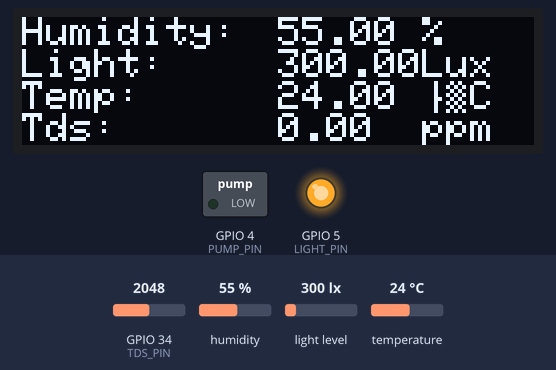
This program was run on a simulated ESP32. On the bench: 128×32 one-colour display, switched loads named in the program (green lamp = pin HIGH), output pins drawn as LEDs (lit = HIGH). Inputs (shaded band) come from the test bench; at power-on: GPIO 34 (TDS_PIN) = 2048, temperature 24 °C, light level 300 lx, humidity 55 %. WiFi joins after 1.5 s; servers stay silent unless stated; the display library's start-up logo is not drawn; the local clock reads 2024-03-15 10:24:30 at power-on unless the program sets it; web services answer with replies made up by the test bench; what the program prints to the serial monitor is not drawn.

Above: at 5.1 s.
5.2 s: GPIO 34 (TDS_PIN) set to 414
At 8.6 s:
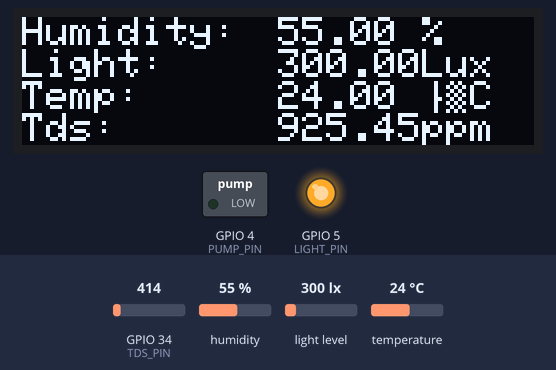
9.5 s: GPIO 34 (TDS_PIN) set to 354
At 11.4 s:
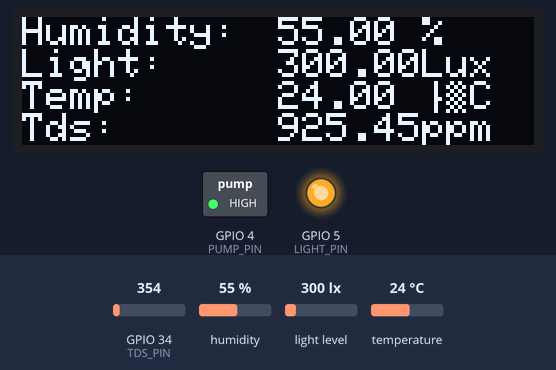
13.5 s: temperature set to 19 °C
At 16.8 s:
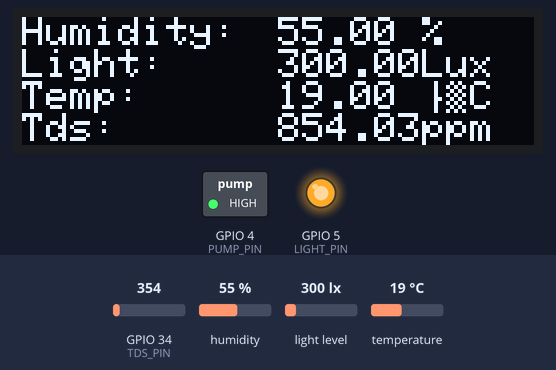
17.5 s: temperature set to 16 °C
At 19.2 s:
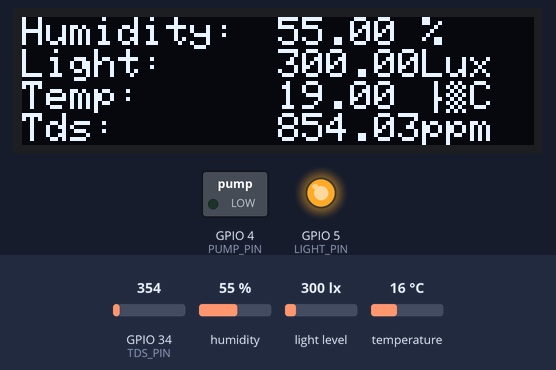
21.5 s: light level set to 40 lx
At 22.6 s:
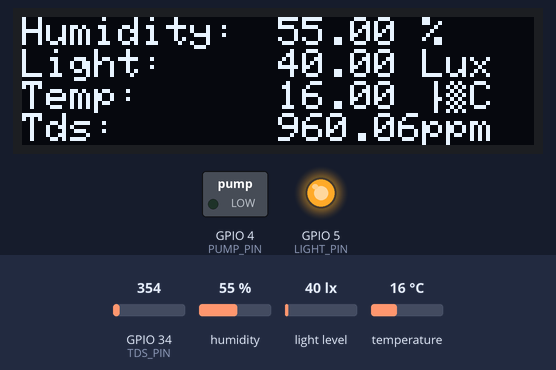
23.5 s: humidity set to 22 %
At 26.8 s:
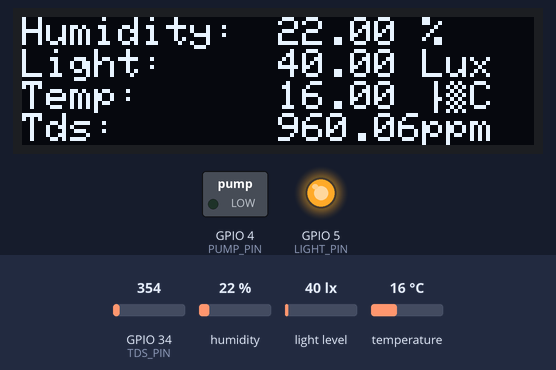
Timing chart, 0 to 28.3 s (numbered marks = the images above; inputs shaded):
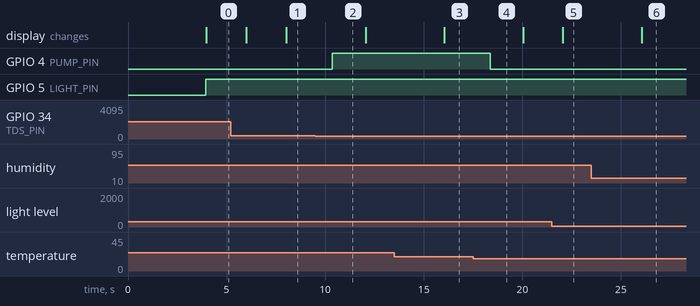

The program:

main.cpp
```cpp
/*********************************
 *
 *  INCLUDE LIBRARY
 *
 *********************************/
#include <Arduino.h>
#include <Wire.h>       // ไลบรารี่สำหรับการสื่อสารแบบ I2C
#include <BH1750FVI.h>  // ไลบรารี่เซนเซอร์วัดแสง BH1750FVI
#include <DHT.h>        // ไลบรารี่เซนเซอร์วัดอุณหภูมิและความชื้น DHT11
#include <WiFi.h>       // ไลบรารี่สำหรับการเชื่อมต่อ WiFi
#include <HTTPClient.h> // ไลบรารี่สำหรับส่งข้อมูล HTTP
#include <WiFiClientSecure.h>
#include <SPI.h>
#include <Adafruit_GFX.h>
#include <Adafruit_SSD1306.h>
#include <ArduinoJson.h>

/*********************************
 *
 *  FUNCTION DECLARATIONS
 *
 *********************************/

//  Read and Print Sensors
void readSensors();

//  Send current sensor values (temp, humi, light, tds) to server
void sendToCloud();

//  Update OLED Display
void updateOLED();

//  Tries to connect to wifi
void connectWiFi();

//  Read Value from tds sensor and convert to ppm
void readTDS();

//  Get Median of all numbers in list (used in readTDS)
int getMedianNum(int bArray[], int iFilterLen);

//  Get current hour:minute from internet
void getCurrentTime();

/*********************************
 *
 *  GLOBAL CONSTANTS
 *
 *********************************/
// กำหนดค่าคงที่และพินที่ใช้
#define DHTPIN 13        // กำหนดขา GPIO2 สำหรับเซนเซอร์ DHT11
#define DHTTYPE DHT11    // ระบุประเภทเซนเซอร์เป็น DHT11
#define TDS_PIN 34       // กำหนดขา Analog GPIO34 สำหรับเซนเซอร์ TDS
#define LIGHT_PIN 5      // กำหนดขา GPIO5 สำหรับควบคุมไฟ LED
#define PUMP_PIN 4       // กำหนดขา GPIO4 สำหรับควบคุมปั๊มน้ำ
#define SCREEN_WIDTH 128 // OLED display width, in pixels
#define SCREEN_HEIGHT 32 // OLED display height, in pixels
// Declaration for an SSD1306 display connected to I2C (SDA, SCL pins)
#define OLED_RESET -1 // Reset pin # (or -1 if sharing Arduino reset pin)
#define SCREEN_ADDRESS 0x3C
#define VREF 5.0  // analog reference voltage(Volt) of the ADC
#define SCOUNT 30 // sum of sample point
#define LIGHT_MIN_THRESHOLD 15000
#define LIGHT_MAX_THRESHOLD 25000
#define PUMP_MIN_THRESHOLD 800
#define PUMP_MAX_THRESHOLD 900

// ตัวแปรเก็บค่าจากเซนเซอร์
float lux, temp, humi, hic;                            // ตัวแปรเก็บค่าความเข้มแสง, อุณหภูมิ, ความชื้น, ค่า TDS
unsigned long lastUpdate = 0;                          // ตัวแปรเก็บเวลาล่าสุดที่อัพเดทข้อมูล
unsigned long screenLastUpdate = 0;                    // ตัวแปรเก็บเวลาล่าสุดที่อัพเดทข้อมูล
const long screenUpdateInterval = 2000;                // กำหนดช่วงเวลาการอัพเดทหน้าจอ OLED ทุก 2 วินาที
const long cloudUpdateInterval = 30000;                // กำหนดช่วงเวลาการอัพเดทข้อมูลทุก 30 วินาที
static unsigned long analogSampleTimepoint = millis(); // กำหนดช่วงเวลาการอ่านค่า tds
static unsigned long printTimepoint = millis();        // กำหนดช่วงเวลาการแสดงค่า tds ทาง Serial Monitor
int analogBuffer[SCOUNT];                              // store the analog value in the array, read from ADC
int analogBufferTemp[SCOUNT];
int analogBufferIndex = 0, copyIndex = 0;
float averageVoltage = 0, tdsValue = 0;

//  Value of current hour and minute of the day
int hour = 0;
int minute = 0;

// ประกาศออบเจ็กต์สำหรับเซนเซอร์และอุปกรณ์
BH1750FVI lightMeter(BH1750FVI::k_DevModeContHighRes);                    // ตั้งค่าเซนเซอร์แสงในโหมด High Resolution
Adafruit_SSD1306 display(SCREEN_WIDTH, SCREEN_HEIGHT, &Wire, OLED_RESET); // ตั้งค่าจอ OLED
DHT dht(DHTPIN, DHTTYPE);                                                 // ประกาศออบเจ็กต์เซนเซอร์ DHT11 (Humidity)

// ตั้งค่าการเชื่อมต่อ WiFi
const char *ssid = "POCO F6";      // กำหนดชื่อ WiFi
const char *password = "iamgroot"; // กำหนดรหัส WiFi

/*********************************
 *
 *  MAIN FUNCTION
 *
 *********************************/
void setup()
{
  Serial.begin(9600); // เริ่มการสื่อสาร Serial ที่ความเร็ว 9600 bps

  //  Setup OLED Display
  if (!display.begin(SSD1306_SWITCHCAPVCC, SCREEN_ADDRESS))
  {
    Serial.println(F("SSD1306 allocation failed"));
    for (;;)
      ; // Don't proceed, loop forever
  }

  // เริ่มต้นเซนเซอร์และอุปกรณ์
  Wire.begin();       // เริ่มการสื่อสารแบบ I2C
  lightMeter.begin(); // เริ่มการทำงานเซนเซอร์แสง
  dht.begin();        // เริ่มการทำงานเซนเซอร์ DHT11

  // ตั้งโหมดการทำงานของพิน
  pinMode(TDS_PIN, INPUT);    // ตั้งขา TDS เป็น Input
  pinMode(LIGHT_PIN, OUTPUT); // ตั้งขาไฟ LED เป็น Output
  pinMode(PUMP_PIN, OUTPUT);  // ตั้งขาปั๊มน้ำเป็น Output

  // Clear display
  display.display();
  display.clearDisplay();

  connectWiFi(); // เรียกฟังก์ชันเชื่อมต่อ WiFi

  getCurrentTime(); // อัพเดทเวลาปัจจุบัน

  delay(2000); // หน่วงเวลา 2 วินาที
}

void loop()
{
  // อ่านค่าจากเซนเซอร์
  readSensors();

  // แสดงผลบน OLED
  updateOLED();

  // Every 30 sec
  if (millis() - lastUpdate > cloudUpdateInterval)
  {
    // ส่งข้อมูลขึ้นคลาวด์ตามช่วงเวลาที่กำหนด
    sendToCloud();

    // อัพเดทเวลาปัจจุบัน
    getCurrentTime();
  }
}

/*********************************
 *
 *  FUNCTION DEFINITIONS
 *
 *********************************/

void readSensors()
{
  // อ่านค่า TDS
  readTDS();

  // อ่านค่าความเข้มแสงจากเซนเซอร์ BH1750FVI
  lux = lightMeter.GetLightIntensity();

  // เปิดไฟเมื่อค่า lux < 15000 และอยู่ในช่วงเวลา 05:00 - 18.00
  if (lux < LIGHT_MIN_THRESHOLD && hour < 18 && hour > 5)
  {
    digitalWrite(LIGHT_PIN, HIGH);
  }
  // ปิดไฟเมื่ออยู่ในช่วงเวลา 18:00 - 05.00
  else if (hour > 18 || hour < 5)
  {
    digitalWrite(LIGHT_PIN, LOW);
  }
  // ปิดไฟเมื่อค่า lux > 25000
  else if (lux > LIGHT_MAX_THRESHOLD)
  {
    digitalWrite(LIGHT_PIN, LOW);
  }
  // Serial.print("Light: ");
  // Serial.println(lux);

  // อ่านค่าอุณหภูมิและความชื้นจากเซนเซอร์ DHT11
  // Reading temperature or humidity takes about 250 milliseconds!
  // Sensor readings may also be up to 2 seconds 'old' (its a very slow sensor)
  humi = dht.readHumidity();
  // Read temperature as Celsius (the default)
  temp = dht.readTemperature();

  // Check if any reads failed and exit early (to try again).
  if (isnan(humi) || isnan(temp))
  {
    Serial.println(F("Failed to read from DHT sensor!"));
    return;
  }

  // Compute heat index in Celsius (isFahreheit = false)
  hic = dht.computeHeatIndex(temp, humi, false);

  // Serial.print(F("Humidity: "));
  // Serial.print(humi);
  // Serial.print(F("%  Temperature: "));
  // Serial.print(temp);
  // Serial.print(F("°C  Heat index: "));
  // Serial.print(hic);
  // Serial.print(F("°C "));
}

void updateOLED()
{
  if (millis() - screenLastUpdate >= screenUpdateInterval)
  {
    screenLastUpdate = millis();

    display.clearDisplay();
    display.setTextColor(SSD1306_WHITE);
    display.setTextSize(1);
    display.setCursor(0, 0);
    display.print(F("Humidity:"));
    display.setCursor(64, 0);
    display.print(humi);
    display.setCursor(100, 0);
    display.print(F("%"));

    display.setCursor(0, 8);
    display.print(F("Light:"));
    display.setCursor(64, 8);
    display.print(lux);
    display.setCursor(100, 8);
    display.print(F("Lux"));

    display.setCursor(0, 16);
    display.print(F("Temp:"));
    display.setCursor(64, 16);
    display.print(temp);
    display.setCursor(100, 16);
    display.print(F("°C"));

    display.setCursor(0, 24);
    display.print(F("Tds:"));
    display.setCursor(64, 24);
    display.print(tdsValue);
    display.setCursor(100, 24);
    display.print(F("ppm"));

    display.display();
    delay(100);
  }
}

void connectWiFi()
{
  WiFi.begin(ssid, password); // เริ่มการเชื่อมต่อ WiFi

  Serial.print("Connecting WiFi...");

  // รอการเชื่อมต่อ WiFi
  while (WiFi.status() != WL_CONNECTED)
  {
    delay(500);
    Serial.print("."); // แสดงจุดบน Serial Monitor ขณะรอเชื่อมต่อ
  }
}

void getCurrentTime()
{

  //  Set last update time
  lastUpdate = millis();

  // ตรวจสอบการเชื่อมต่อ WiFi ก่อนส่งข้อมูล
  if (WiFi.status() == WL_CONNECTED)
  {
    Serial.print("Connect date time server");
    HTTPClient http;
    WiFiClientSecure client;

    client.setInsecure();

    // สร้าง URL สำหรับรับค่า วัน เวลา จาก server
    String url = "https://timeapi.io/api/time/current/zone?timeZone=Asia%2FBangkok";

    // Send HTTP GET request
    http.begin(client, url);

    int httpResponseCode = http.GET();

    if (httpResponseCode >= 0)
    {
      Serial.print("HTTP Response code: ");
      Serial.println(httpResponseCode);
      String payload = http.getString();
      Serial.println(payload);

      //  Convert response to json object
      JsonDocument doc;
      deserializeJson(doc, payload);

      //  Get current hour and minutes
      hour = doc["hour"];
      minute = doc["minute"];

      Serial.println(hour);
      Serial.println(minute);
    }
    else
    {
      Serial.print("Error code: ");
      Serial.println(httpResponseCode);
    }

    http.end(); // ปิดการเชื่อมต่อ HTTP
  }
}

void sendToCloud()
{

  //  Set last update time
  lastUpdate = millis();

  // ตรวจสอบการเชื่อมต่อ WiFi ก่อนส่งข้อมูล
  if (WiFi.status() == WL_CONNECTED)
  {
    Serial.print("Connect database server");
    HTTPClient http; // ประกาศออบเจ็กต์ HTTPClient
    WiFiClientSecure client;

    client.setInsecure();

    // สร้าง URL สำหรับส่งข้อมูลไปยัง Server (humi, lux, temp, tds)
    String url = "https://hydroponic-ject.onrender.com/" + String(lux) + "/" + String(temp) + "/" + String(humi) + "/" + String(tdsValue);
    http.begin(client, url); // เริ่มการเชื่อมต่อ HTTP

    // Send HTTP GET request
    int httpResponseCode = http.GET();

    // Show error or success
    if (httpResponseCode >= 0)
    {
      Serial.print("HTTP Response code: ");
      Serial.println(httpResponseCode);
    }
    else
    {
      Serial.print("Error code: ");
      Serial.println(httpResponseCode);
    }

    http.end(); // ปิดการเชื่อมต่อ HTTP
  }
}

//  Read data from TDS Sensor
void readTDS()
{
  static unsigned long analogSampleTimepoint = millis();
  if (millis() - analogSampleTimepoint > 40U) // every 40 milliseconds,read the analog value from the ADC
  {
    analogSampleTimepoint = millis();
    analogBuffer[analogBufferIndex] = analogRead(TDS_PIN); // read the analog value and store into the buffer
    analogBufferIndex++;
    if (analogBufferIndex == SCOUNT)
      analogBufferIndex = 0;
  }
  static unsigned long printTimepoint = millis();
  if (millis() - printTimepoint > 800U) // every 800 milliseconds, calculate tds value
  {
    printTimepoint = millis();
    for (copyIndex = 0; copyIndex < SCOUNT; copyIndex++)
      analogBufferTemp[copyIndex] = analogBuffer[copyIndex];
    averageVoltage = getMedianNum(analogBufferTemp, SCOUNT) * (float)VREF / 1024.0;                                                                                                  // read the analog value more stable by the median filtering algorithm, and convert to voltage value
    float compensationCoefficient = 1.0 + 0.02 * (temp - 25.0);                                                                                                                      // temperature compensation formula: fFinalResult(25^C) = fFinalResult(current)/(1.0+0.02*(fTP-25.0));
    float compensationVolatge = averageVoltage / compensationCoefficient;                                                                                                            // temperature compensation
    tdsValue = (133.42 * compensationVolatge * compensationVolatge * compensationVolatge - 255.86 * compensationVolatge * compensationVolatge + 857.39 * compensationVolatge) * 0.5; // convert voltage value to tds value

    Serial.print("TDS Value:");
    Serial.print(tdsValue, 0);
    Serial.println("ppm");

    // เปิดปั้มเมื่อค่า tds < 800
    if (tdsValue < PUMP_MIN_THRESHOLD)
    {
      digitalWrite(PUMP_PIN, HIGH);
    }
    // ปิดปั้มเมื่อค่า tds > 900
    else if (tdsValue > PUMP_MAX_THRESHOLD)
    {
      digitalWrite(PUMP_PIN, LOW);
    }
  }
}

int getMedianNum(int bArray[], int iFilterLen)
{
  int bTab[iFilterLen];
  for (byte i = 0; i < iFilterLen; i++)
    bTab[i] = bArray[i];
  int i, j, bTemp;
  for (j = 0; j < iFilterLen - 1; j++)
  {
    for (i = 0; i < iFilterLen - j - 1; i++)
    {
      if (bTab[i] > bTab[i + 1])
      {
        bTemp = bTab[i];
        bTab[i] = bTab[i + 1];
        bTab[i + 1] = bTemp;
      }
    }
  }
  if ((iFilterLen & 1) > 0)
    bTemp = bTab[(iFilterLen - 1) / 2];
  else
    bTemp = (bTab[iFilterLen / 2] + bTab[iFilterLen / 2 - 1]) / 2;
  return bTemp;
}
```

Measured:
- the behaviour switches between 379 and 378 on GPIO 34 (TDS_PIN) (found by bisection; images 1 and 2)
- the behaviour switches between 18 and 17 °C on temperature (found by bisection; images 3 and 4)
- after the input at 5.2 s, the display: first differs from a run without the input after 2.8 s (image 1)
- after the input at 9.5 s, GPIO 4 (PUMP_PIN): LOW → HIGH after 0.85 s
- after the input at 13.5 s, the display: changes after 2.5 s (image 3)
- after the input at 17.5 s, GPIO 4 (PUMP_PIN): HIGH → LOW after 0.87 s
- after the input at 21.5 s, the display: changes after 0.55 s (image 5)
- after the input at 23.5 s, the display: changes after 2.5 s (image 6)
